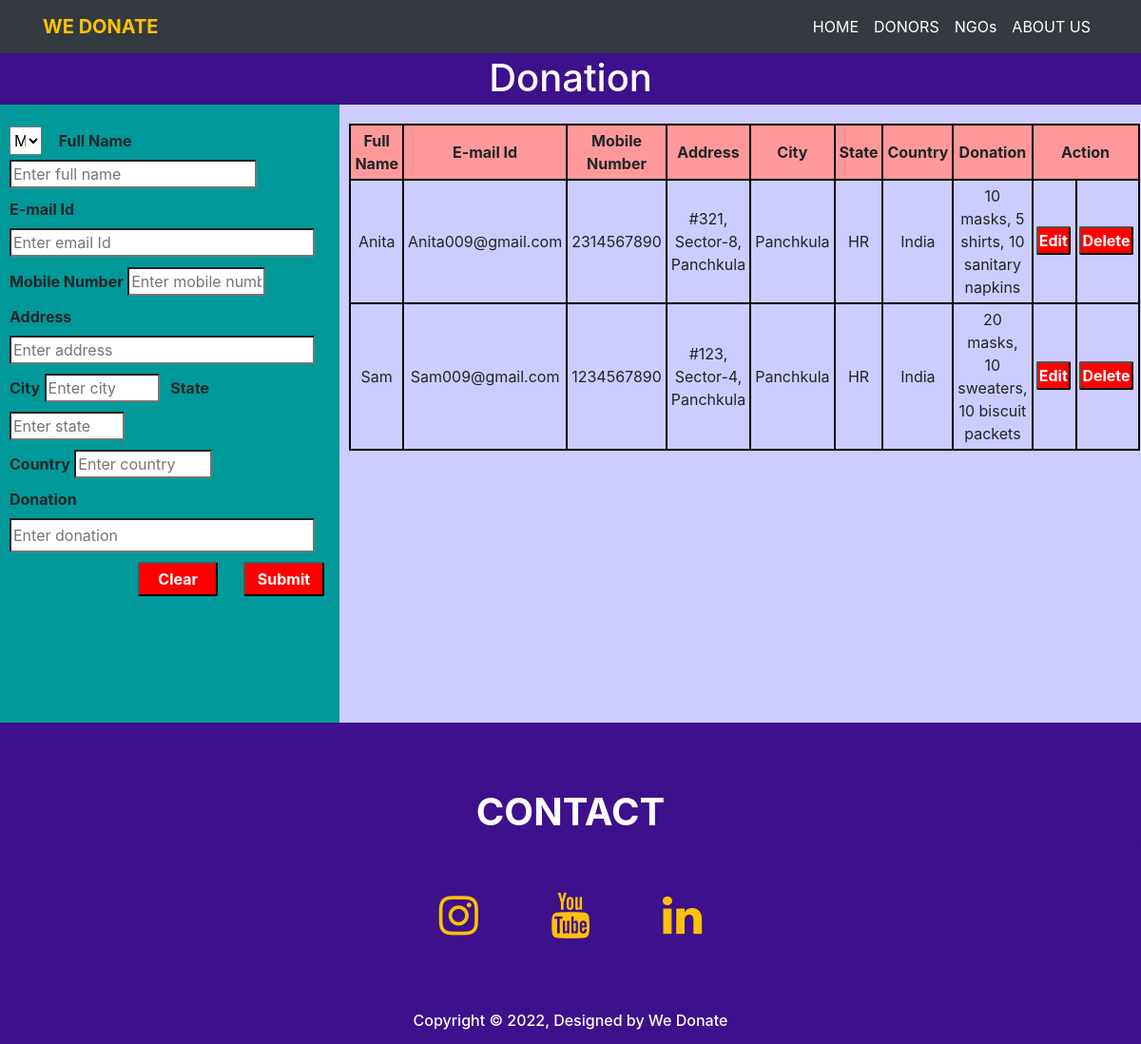
The page /donors.php on the database its author committed.
### tables this page shows
CREATE TABLE `assist` (
  `fullName` varchar(20) NOT NULL,
  `emailId` varchar(30) NOT NULL,
  `mobileNum` bigint(10) NOT NULL,
  `address` varchar(30) NOT NULL,
  `city` varchar(15) NOT NULL,
  `state` varchar(15) NOT NULL,
  `country` varchar(15) NOT NULL,
  `donation` varchar(100) NOT NULL
);

### donors.php (the view, shortened to what this page needs)
<!DOCTYPE html>
<html lang="en">
<head>
    <link rel="stylesheet" href="css/allStyle.css">
    <link href="https://cdn.jsdelivr.net/npm/bootstrap@5.0.0-beta3/dist/css/bootstrap.min.css" rel="stylesheet">
    <link rel="stylesheet" href="https://maxcdn.bootstrapcdn.com/bootstrap/4.0.0/css/bootstrap.min.css">
    <link rel="stylesheet" href="https://cdnjs.cloudflare.com/ajax/libs/font-awesome/4.7.0/css/font-awesome.min.css">
    <link rel="stylesheet" href="css/donors.css">
</head>
<body onload="init()">
    <header class="bgimg">
        <nav class="navbar navbar-expand-md bg-dark navbar-dark fixed-top">
            <div class="container">
                <a href="" class="navbar-brand text-warning font-weight-bold">WE DONATE</a>
                <div class="collapse navbar-collapse text-center" id="navbarSupportedContent">
                    <ul class="navbar-nav ml-auto">
                        <li class="nav-item">
                            <a href="home.php" class="nav-link text-white">HOME</a>
                        </li>
                        <li class="nav-item">
                            <a href="donors.php" class="nav-link text-white">DONORS</a>
                        </li>
                        <li class="nav-item">
                            <a href="login.php" class="nav-link text-white">NGOs</a>
                        </li>
                        <li class="nav-item">
                            <a href="aboutUs.php" class="nav-link text-white">ABOUT US</a>
                        </li>
                    </ul>
                </div>
            </div>
        </nav>
    </header>
    <div class="bartop">
        <h1>Donation</h1>
    </div>
    <div class="parent">
        <aside class="leftbar">
            <div>
                <form action="" method="GET">
                    <fieldset>
                        <select id="mylist">
                            <option value="1">Mr.</option>
                        </select>
                        <label for="fullName"><span><b>Full Name</b></span></label>
                        <input type="text" placeholder="Enter full name" id="fullName" name="fullName" required=""><br />
                        <label for="emailId"><b>E-mail Id</b></label>
                        <input type="text" placeholder="Enter email Id" id="emailId" name="emailId"><br />
                        <label for="mobileNum"><b>Mobile Number</b></label>
                        <input type="text" placeholder="Enter mobile number" id="mobileNum" name="mobileNum" required><br />
                        <label for="address"><b>Address</b></label>
                        <input type="text" placeholder="Enter address" id="address" name="address" required><br />
                        <label for="city"><b>City</b></label>
                        <input type="text" placeholder="Enter city" id="city" name="city" required>
                        <label for="state"><b>State</b></label>
                        <input type="text" placeholder="Enter state" id="state" name="state" required><br />
                        <label for="country"><b>Country</b></label>
                        <input type="text" placeholder="Enter country" name="country" id="country"> <br />
                        <label for="donation"><b>Donation</b></label>
                        <input type="text" placeholder="Enter donation" id="donation" name=donation required><br />
                        <input type="Submit" id="buttons" name="submit" onclick="onDonatePressed()">
                        <button type="Clear" id="buttons" name="clear" onclick="onClearPressed()">Clear</button>
                    </fieldset>
                </form>
            </div>
        </aside>
        <aside class="rightbar" style="overflow-x:auto;">
            <table id=regtable>
                <thead>
                    <tr>
                        <th>Full Name</th>
                        <th>E-mail Id</th>
                        <th>Mobile Number</th>
                        <th>Address</th>
                        <th>City</th>
                        <th>State</th>
                        <th>Country</th>
                        <th>Donation</th>
                        <th colspan="2" align="center">Action</th>
                    </tr>
                </thead>
                <?php
                include("check.php");
                $query = "SELECT * FROM ASSIST";
                $data = mysqli_query($conn, $query);
                $total = mysqli_num_rows($data);
                if ($total != 0) {
                    while ($result = mysqli_fetch_assoc($data)) {
                        echo "
                                     <tr>
                                     <td>" . $result['fullName'] . "</td>
                                     <td>" . $result['emailId'] . "</td>
                                     <td>" . $result['mobileNum'] . "</td>
                                     <td>" . $result['address'] . "</td>
                                     <td>" . $result['city'] . "</td>
                                     <td>" . $result['state'] . "</td>
                                     <td>" . $result['country'] . "</td>
                                     <td>" . $result['donation'] . "</td>
                                  <td><a href='update.php?fn=$result[fullName]&em=$result[emailId]&mn=$result[mobileNum]&add=$result[address]&cty=$result[city]&stt=$result[state]&cnty=$result[country]&don=$result[donation]'><input type='submit' value='Edit' id='button'></a></td>
                                  <td><a href='delete.php?fn=$result[fullName]' onclick='return checkdelete()'><input type='submit' value='Delete' id='button'></a></td>
                                    </tr>
                                     ";
                    }
                } else {
                    echo "No records found";
                }
                ?>
            </table>
        </aside>
    </div>
    <footer class="footer text-center text-white" style="background: #3D108C;" id="contact">
        <h1>CONTACT</h1>
        <div style="background: #3D108C;">
            <div class="jumbotron text-center" style="background: #3D108C;">
                <a href="https://www.instagram.com/" target="_blank"><i class="fa fa-instagram fa-3x text-warning m-5"></i></a>
                <a href="https://www.youtube.com/" target="_blank"><i class="fa fa-youtube fa-3x text-warning m-4"></i></a>
                <a href="https://in.linkedin.com/" target="_blank"><i class="fa fa-linkedin fa-3x text-warning m-5"></i></a>
            </div>
            <h6 class="text-center">Copyright © 2022, Designed by We Donate</h6>
        </div>
    </footer>
</body>
</html>

### css/allStyle.css (style rules this page uses)
.footer { height: 50px; padding: 70px 0px 60px; background: #3D108C; }
.footer h6 { line-height: 50px; }
.footer h1 { font-weight: bold; }
.jumbotron { height: 130px; padding-top: 5px !important; }

### css/donors.css (style rules this page uses)
.bartop { margin-top: 50px; height: 60px; background: #3d108c; color: #ffffff; text-align: center; padding: 8px; }
.parent { display: flex; align-items: center; }
.leftbar { width: 42%; background: #009999; height: 650px; padding: 10px; padding-top: 20px; }
.rightbar { width: 100%; background: #ccccff; height: 650px; padding: 10px; overflow: scroll; padding-top: 20px; }
table { width: 100%; border-collapse: collapse; }
th, td { border: 2px solid black; padding: 4px; }
tr { text-align: center; }
th { background: #ff9999; }
fieldset { background: #009999; height: 600px; }
input { width: 43%; height: 5%; margin-bottom: 3%; margin-right: 2%; background-color: #ffffff; }
select { height: 5%; margin-right: 2%; margin-bottom: 1%; margin-top: 1%; width: 20%; }
#mylist { width: 10%; margin-right: 4%; }
#fullName { width: 260px; margin-right: 20px; }
#city, #state { width: 36%; }
form { height: 16%; float: left; width: 100%; }
#donation, #address, #emailId { width: 95%; }
#donation { height: 6%; }
button, #button, #buttons { background-color: #ff0000; color: #ffffff; float: right; margin-left: 0%; height: 6%; width: 100%; font-weight: bold; padding: 3px; border-radius: 2px; }
#buttons { margin-left: 8%; width: 25%; padding: 0px; }
#button { padding: 1px; }

### rows shown on the page
assist: fullName "Anita", emailId "Anita009@gmail.com", mobileNum "2314567890", address "#321, Sector-8, Panchkula", city "Panchkula", state "HR", country "India", donation "10 masks, 5 shirts, 10 sanitary napkins"
assist: fullName "Sam", emailId "Sam009@gmail.com", mobileNum "1234567890", address "#123, Sector-4, Panchkula", city "Panchkula", state "HR", country "India", donation "20 masks, 10 sweaters, 10 biscuit packets"
